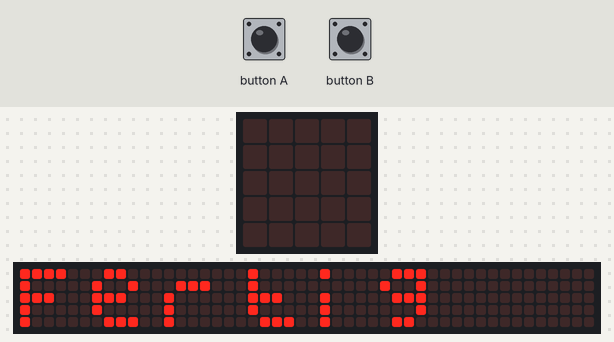
This program was run on a simulated BBC micro:bit (MakeCode). Shown: the board's 5×5 LED display, a strip that is not on the board, showing the scrolling text unrolled. Inputs (shaded band) come from the test bench. Random numbers come from a fixed seed; the 48×5 strip is a reading aid, not a part: it shows the text the display is scrolling, unrolled, one strip-width of it at a time.

Above: at 5.9 s.
7.6 s: button A pressed for 0.15 s
At 7.82 s:
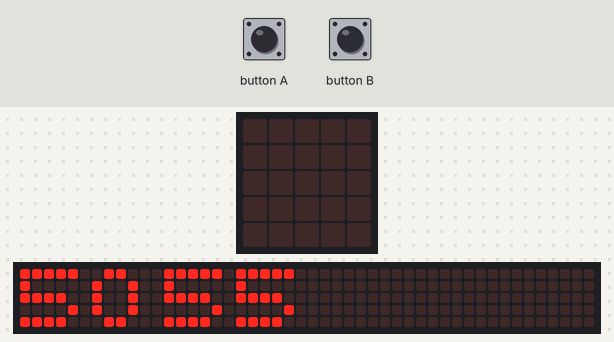
8.3 s: button B pressed for 0.15 s
At 16.6 s:
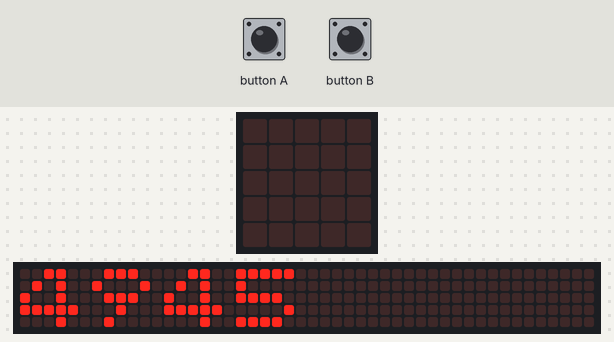
At 17.2 s:
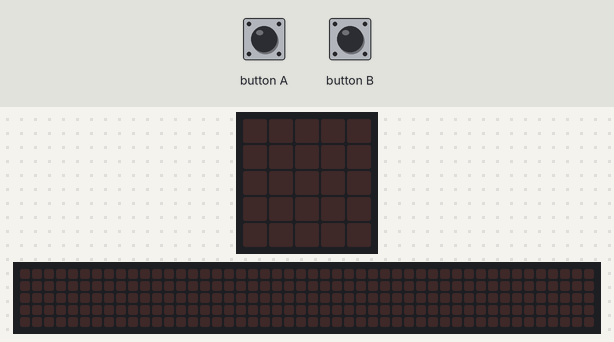

The program:

main.ts
```typescript
input.onButtonPressed(Button.A, function () {
    basic.showNumber(kopf)
})
input.onButtonPressed(Button.B, function () {
    basic.showNumber(anzahl - kopf)
})
let kopf = 0
let anzahl = 0
anzahl = 10000
kopf = 0
for (let index = 0; index < anzahl; index++) {
    if (randint(0, 1) == 0) {
        kopf += 1
    }
}
basic.showString("Fertig")
```

test.ts
```typescript
// Hier kann man Tests durchführen; diese Datei wird nicht kompiliert, wenn dieses Paket als Erweiterung verwendet wird.
```

Measured:
- after the input at 7.6 s, the display: changes after 0.15 s (image 1)
- what the display in image 0 shows lasts 0.4 s, from 5.9 s to 6.3 s
